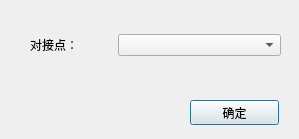
<?xml version="1.0" encoding="UTF-8"?>
<ui version="4.0">
 <class>Dock</class>
 <widget class="QDialog" name="Dock">
  <property name="geometry">
   <rect>
    <x>0</x>
    <y>0</y>
    <width>299</width>
    <height>139</height>
   </rect>
  </property>
  <property name="windowTitle">
   <string>删除禁行区域</string>
  </property>
  <widget class="QPushButton" name="pushButton">
   <property name="geometry">
    <rect>
     <x>190</x>
     <y>100</y>
     <width>89</width>
     <height>25</height>
    </rect>
   </property>
   <property name="text">
    <string>确定</string>
   </property>
  </widget>
  <widget class="QWidget" name="gridLayoutWidget">
   <property name="geometry">
    <rect>
     <x>30</x>
     <y>30</y>
     <width>251</width>
     <height>31</height>
    </rect>
   </property>
   <layout class="QGridLayout" name="gridLayout" columnstretch="1,2">
    <item row="0" column="0">
     <widget class="QLabel" name="label">
      <property name="text">
       <string>对接点：</string>
      </property>
     </widget>
    </item>
    <item row="0" column="1">
     <widget class="QComboBox" name="comboBox"/>
    </item>
   </layout>
  </widget>
 </widget>
 <resources/>
 <connections/>
</ui>
